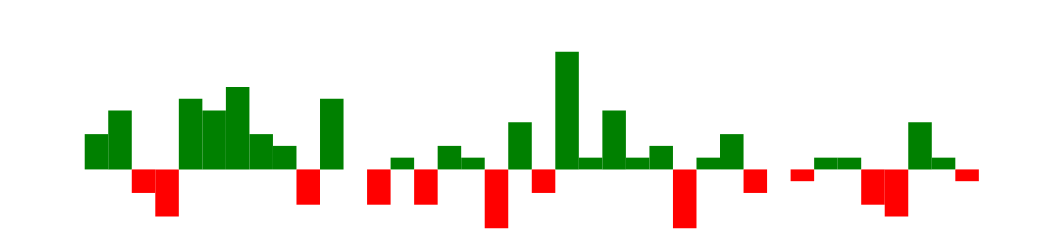

Specify this chart in Vega-Lite:
### Vega specification from a JSON file in a GitHub repository (floating-point values rounded to 4 significant figures)
{"$schema": "https://vega.github.io/schema/vega/v5.json", "width": 225, "height": 40, "padding": 0, "data": [{"name": "table", "values": [{"game": "g1", "diff": 3}, {"game": "g2", "diff": 5}, {"game": "g3", "diff": -2}, {"game": "g4", "diff": -4}, {"game": "g5", "diff": 6}, {"game": "g6", "diff": 5}, {"game": "g7", "diff": 7}, {"game": "g8", "diff": 3}, {"game": "g9", "diff": 2}, {"game": "g10", "diff": -3}, {"game": "g11", "diff": 6}, {"game": "g12", "diff": 0}, {"game": "g13", "diff": -3}, {"game": "g14", "diff": 1}, {"game": "g15", "diff": -3}, {"game": "g16", "diff": 2}, {"game": "g17", "diff": 1}, {"game": "g18", "diff": -5}, {"game": "g19", "diff": 4}, {"game": "g20", "diff": -2}, {"game": "g21", "diff": 10}, {"game": "g22", "diff": 1}, {"game": "g23", "diff": 5}, {"game": "g24", "diff": 1}, {"game": "g25", "diff": 2}, {"game": "g26", "diff": -5}, {"game": "g27", "diff": 1}, {"game": "g28", "diff": 3}, {"game": "g29", "diff": -2}, {"game": "g30", "diff": 0}, {"game": "g31", "diff": -1}, {"game": "g32", "diff": 1}, {"game": "g33", "diff": 1}, {"game": "g34", "diff": -3}, {"game": "g35", "diff": -4}, {"game": "g36", "diff": 4}, {"game": "g37", "diff": 1}, {"game": "g38", "diff": -1}]}], "signals": [{"name": "tooltip", "value": {}, "on": [{"events": "rect:mouseover", "update": "datum"}, {"events": "rect:mouseout", "update": "{}"}]}], "scales": [{"name": "xscale", "type": "band", "domain": {"data": "table", "field": "game"}, "range": "width", "padding": 0.05, "round": true}, {"name": "yscale", "domain": {"data": "table", "field": "diff"}, "nice": true, "range": "height"}], "axes": [{"orient": "bottom", "scale": "xscale", "labels": false, "ticks": false}, {"orient": "right", "scale": "yscale", "labels": false, "ticks": false}], "marks": [{"type": "rect", "from": {"data": "table"}, "encode": {"enter": {"x": {"scale": "xscale", "field": "game"}, "width": {"scale": "xscale", "band": 1}, "y": {"scale": "yscale", "field": "diff"}, "y2": {"scale": "yscale", "value": 0}, "fill": [{"test": "datum.diff > 0", "value": "green"}, {"value": "red"}]}, "update": {"fill": [{"test": "datum.diff > 0", "value": "green"}, {"value": "red"}]}, "hover": {"fill": {"value": "black"}}}}, {"type": "text", "encode": {"enter": {"align": {"value": "center"}, "baseline": {"value": "bottom"}, "fill": {"value": "#333"}}, "update": {"x": {"scale": "xscale", "signal": "tooltip.game", "band": 0.5}, "y": {"scale": "yscale", "signal": "tooltip.diff", "offset": 0.05}, "text": {"signal": "tooltip.diff"}, "fillOpacity": [{"test": "datum === tooltip", "value": 0}, {"value": 1}]}}}], "config": {}}
